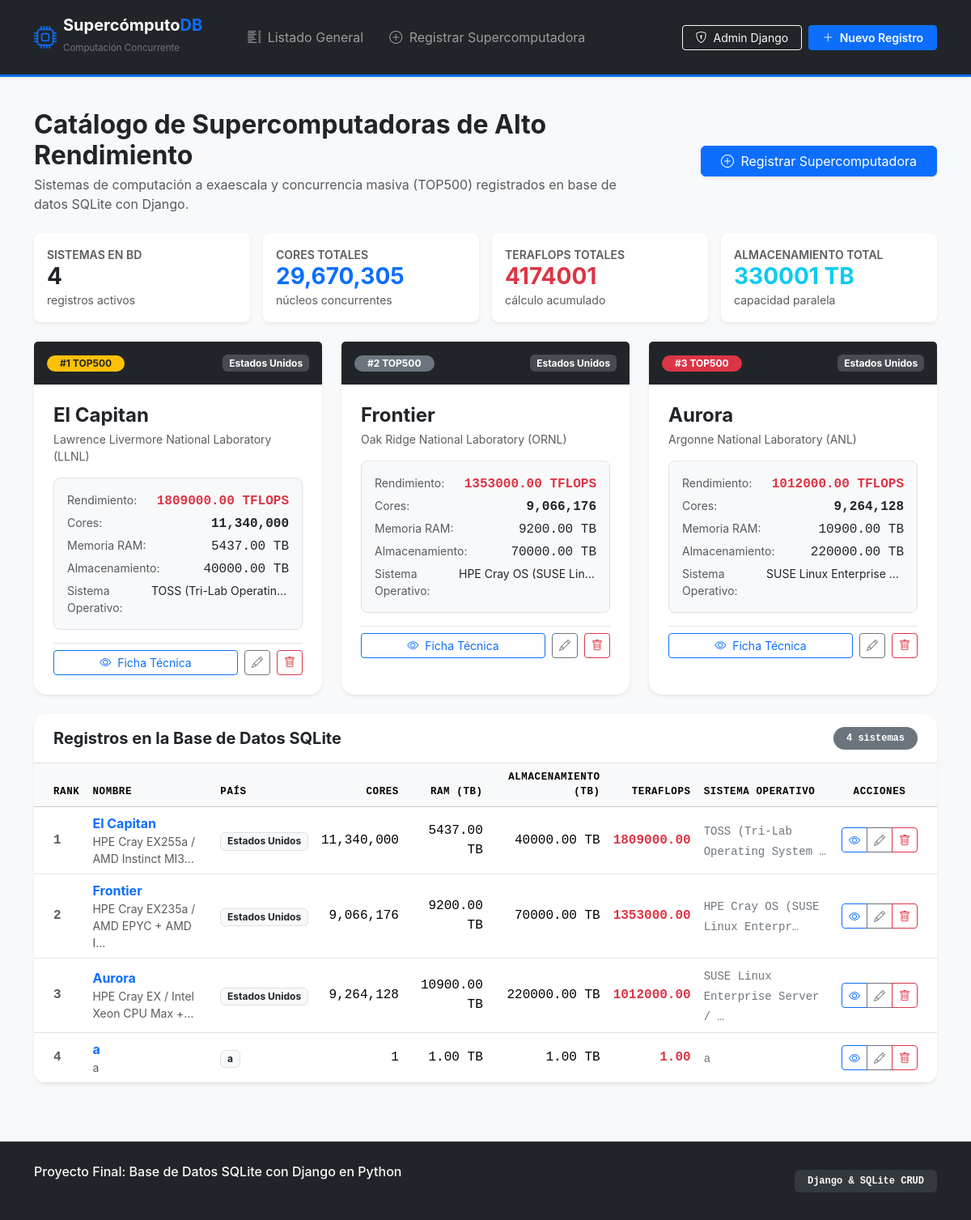
Before: / with the older database file.
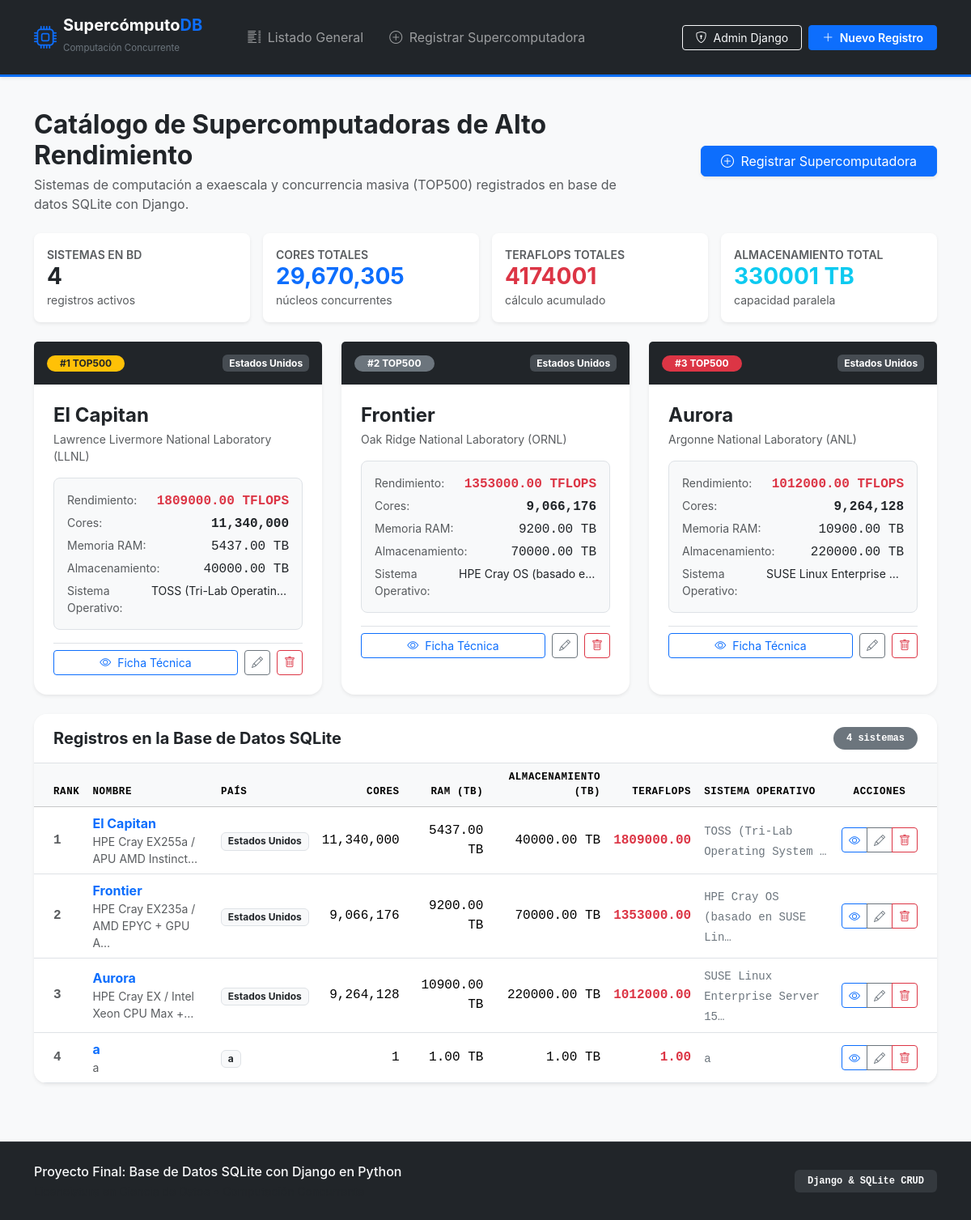
After: the same page with the newer database file.
### computadoras/models.py (models this page shows, shortened)
class Supercomputadora(models.Model):
    nombre = models.CharField(
        max_length=120,
        unique=True,
        verbose_name="Nombre de la supercomputadora",
        help_text="Ejemplo: El Capitan, Frontier, Aurora",
    )
    pais_origen = models.CharField(
        max_length=100,
        verbose_name="País de origen",
        help_text="Ejemplo: Estados Unidos, Japón, Alemania",
    )
    numero_cores = models.PositiveBigIntegerField(
        verbose_name="Número de cores",
        validators=[MinValueValidator(1)],
        help_text="Conteo total de núcleos concurrentes (CPU + aceleradores GPU)",
    )
    ram_tb = models.DecimalField(
        max_digits=12,
        decimal_places=2,
        verbose_name="Cantidad de RAM (TB)",
        validators=[MinValueValidator(0.01)],
        help_text="Memoria RAM total distribuida en Terabytes",
    )
    almacenamiento_tb = models.DecimalField(
        max_digits=14,
        decimal_places=2,
        verbose_name="Almacenamiento (TB)",
        validators=[MinValueValidator(0.01)],
        help_text="Capacidad de almacenamiento paralelo en Terabytes",
    )
    teraflops = models.DecimalField(
        max_digits=16,
        decimal_places=2,
        verbose_name="Rendimiento (TeraFLOPS)",
        validators=[MinValueValidator(0.01)],
        help_text="Rendimiento medido (1 PetaFLOPS = 1,000 TFLOPS, 1 ExaFLOPS = 1,000,000 TFLOPS)",
    )
    sistema_operativo = models.CharField(
        max_length=150,
        verbose_name="Sistema operativo",
        help_text="Distribución base (ej. TOSS / RHEL, HPE Cray OS, SUSE)",
    )
    fabricante = models.CharField(
        max_length=150,
        blank=True,
        verbose_name="Fabricante / Arquitectura",
        help_text="Ejemplo: HPE Cray EX255a / APU AMD Instinct MI300A",
    )
    institucion = models.CharField(
        max_length=180,
        blank=True,
        verbose_name="Institución / Laboratorio",
        help_text="Ejemplo: Lawrence Livermore National Laboratory (LLNL)",
    )
    ranking_posicion = models.PositiveIntegerField(
        null=True,
        blank=True,
        verbose_name="Posición en TOP500",
        help_text="Lugar en el ranking mundial de supercómputo",
    )
    fecha_registro = models.DateTimeField(
        auto_now_add=True,
        verbose_name="Fecha de registro",
    )
    fecha_actualizacion = models.DateTimeField(
        auto_now=True,
        verbose_name="Última modificación",
    )
    class Meta:
        verbose_name = "Supercomputadora"
        verbose_name_plural = "Supercomputadoras"
        ordering = ["-teraflops", "ranking_posicion", "nombre"]

### computadoras/views.py (the view)
# urls.py: path("", views.SupercomputadoraListView.as_view(), name="lista"),
class SupercomputadoraListView(ListView):
    model = Supercomputadora
    template_name = "computadoras/lista.html"
    context_object_name = "supercomputadoras"
    def get_context_data(self, **kwargs):
        context = super().get_context_data(**kwargs)
        context["stats"] = Supercomputadora.objects.aggregate(
            total_equipos=Count("id"),
            total_cores=Sum("numero_cores"),
            total_ram=Sum("ram_tb"),
            total_almacenamiento=Sum("almacenamiento_tb"),
            total_teraflops=Sum("teraflops"),
            max_teraflops=Max("teraflops"),
        )
        return context

### computadoras/templates/computadoras/lista.html (shortened to what this page needs)
{% extends "computadoras/base.html" %}
{% load humanize %}
{% block content %}
<div class="container mt-4">
    <div class="row align-items-center mb-4">
        <div class="col-lg-8">
            <h1 class="h2 fw-bold text-dark mb-1">
                Catálogo de Supercomputadoras de Alto Rendimiento
            </h1>
            <p class="text-muted mb-0">
                Sistemas de computación a exaescala y concurrencia masiva (TOP500) registrados en base de datos SQLite con Django.
            </p>
        </div>
        <div class="col-lg-4 text-lg-end mt-3 mt-lg-0">
            <a href="{% url 'computadoras:crear' %}" class="btn btn-primary shadow-sm px-4">
                <i class="bi bi-plus-circle me-1"></i> Registrar Supercomputadora
            </a>
        </div>
    </div>
    <div class="row g-3 mb-4">
        <div class="col-6 col-md-3">
            <div class="card border-0 shadow-sm rounded-3 h-100 bg-white">
                <div class="card-body p-3">
                    <span class="text-muted small text-uppercase fw-semibold d-block">Sistemas en BD</span>
                    <h3 class="fw-bold mb-0 text-dark">{{ stats.total_equipos|default:"0" }}</h3>
                    <small class="text-muted">registros activos</small>
                </div>
            </div>
        </div>
        <div class="col-6 col-md-3">
            <div class="card border-0 shadow-sm rounded-3 h-100 bg-white">
                <div class="card-body p-3">
                    <span class="text-muted small text-uppercase fw-semibold d-block">Cores Totales</span>
                    <h3 class="fw-bold mb-0 text-primary">{{ stats.total_cores|default:"0"|intcomma }}</h3>
                    <small class="text-muted">núcleos concurrentes</small>
                </div>
            </div>
        </div>
        <div class="col-6 col-md-3">
            <div class="card border-0 shadow-sm rounded-3 h-100 bg-white">
                <div class="card-body p-3">
                    <span class="text-muted small text-uppercase fw-semibold d-block">TeraFLOPS Totales</span>
                    <h3 class="fw-bold mb-0 text-danger">{{ stats.total_teraflops|default:"0"|floatformat:0 }}</h3>
                    <small class="text-muted">cálculo acumulado</small>
                </div>
            </div>
        </div>
        <div class="col-6 col-md-3">
            <div class="card border-0 shadow-sm rounded-3 h-100 bg-white">
                <div class="card-body p-3">
                    <span class="text-muted small text-uppercase fw-semibold d-block">Almacenamiento Total</span>
                    <h3 class="fw-bold mb-0 text-info">{{ stats.total_almacenamiento|default:"0"|floatformat:0 }} TB</h3>
                    <small class="text-muted">capacidad paralela</small>
                </div>
            </div>
        </div>
    </div>
    {% if supercomputadoras %}
    <div class="row g-4 mb-4">
        {% for comp in supercomputadoras|slice:":3" %}
        <div class="col-lg-4">
            <div class="card border-0 shadow-sm rounded-4 h-100 bg-white">
                <div class="card-header bg-dark text-white p-3 border-0 d-flex justify-content-between align-items-center">
                    <span class="badge {% if forloop.counter == 1 %}bg-warning text-dark{% elif forloop.counter == 2 %}bg-secondary{% else %}bg-danger{% endif %} px-3 py-1 rounded-pill fw-bold">
                        #{{ comp.ranking_posicion|default:forloop.counter }} TOP500
                    </span>
                    <span class="badge bg-secondary bg-opacity-50 text-white">{{ comp.pais_origen }}</span>
                </div>
                <div class="card-body p-4">
                    <h4 class="fw-bold text-dark mb-1">{{ comp.nombre }}</h4>
                    <p class="text-muted small mb-3">{{ comp.institucion|default:"Centro de Cómputo Avanzado" }}</p>
                    <div class="bg-light p-3 rounded-3 mb-3 border">
                        <div class="d-flex justify-content-between mb-1">
                            <span class="text-muted small">Rendimiento:</span>
                            <span class="fw-bold font-monospace text-danger">{{ comp.teraflops|floatformat:2 }} TFLOPS</span>
                        </div>
                        <div class="d-flex justify-content-between mb-1">
                            <span class="text-muted small">Cores:</span>
                            <span class="font-monospace fw-semibold">{{ comp.numero_cores|intcomma }}</span>
                        </div>
                        <div class="d-flex justify-content-between mb-1">
                            <span class="text-muted small">Memoria RAM:</span>
                            <span class="font-monospace">{{ comp.ram_tb }} TB</span>
                        </div>
                        <div class="d-flex justify-content-between mb-1">
                            <span class="text-muted small">Almacenamiento:</span>
                            <span class="font-monospace">{{ comp.almacenamiento_tb }} TB</span>
                        </div>
                        <div class="d-flex justify-content-between">
                            <span class="text-muted small">Sistema Operativo:</span>
                            <span class="small text-truncate" style="max-width: 170px;">{{ comp.sistema_operativo }}</span>
                        </div>
                    </div>
                    <div class="d-flex justify-content-between align-items-center gap-2 pt-2 border-top">
                        <a href="{% url 'computadoras:detalle' comp.pk %}" class="btn btn-outline-primary btn-sm flex-grow-1">
                            <i class="bi bi-eye me-1"></i> Ficha Técnica
                        </a>
                        <a href="{% url 'computadoras:editar' comp.pk %}" class="btn btn-outline-secondary btn-sm" title="Editar">
                            <i class="bi bi-pencil"></i>
                        </a>
                        <a href="{% url 'computadoras:eliminar' comp.pk %}" class="btn btn-outline-danger btn-sm" title="Eliminar">
                            <i class="bi bi-trash"></i>
                        </a>
                    </div>
                </div>
            </div>
        </div>
        {% endfor %}
    </div>
    {% endif %}
    <div class="card border-0 shadow-sm rounded-4 overflow-hidden bg-white mb-4">
        <div class="card-header bg-white py-3 px-4 border-bottom d-flex justify-content-between align-items-center">
            <h5 class="fw-bold text-dark mb-0">
                Registros en la Base de Datos SQLite
            </h5>
            <span class="badge bg-secondary px-3 py-2 rounded-pill font-monospace">{{ supercomputadoras.count }} sistemas</span>
        </div>
        <div class="table-responsive">
            <table class="table table-hover align-middle mb-0">
                <thead class="table-light text-secondary text-uppercase small font-monospace">
                    <tr>
                        <th scope="col" class="ps-4">Rank</th>
                        <th scope="col">Nombre</th>
                        <th scope="col">País</th>
                        <th scope="col" class="text-end">Cores</th>
                        <th scope="col" class="text-end">RAM (TB)</th>
                        <th scope="col" class="text-end">Almacenamiento (TB)</th>
                        <th scope="col" class="text-end">TeraFLOPS</th>
                        <th scope="col">Sistema Operativo</th>
                        <th scope="col" class="text-center pe-4">Acciones</th>
                    </tr>
                </thead>
                <tbody>
                    {% for comp in supercomputadoras %}
                    <tr>
                        <td class="ps-4 fw-bold font-monospace text-muted">{{ comp.ranking_posicion|default:forloop.counter }}</td>
                        <td>
                            <a href="{% url 'computadoras:detalle' comp.pk %}" class="text-decoration-none fw-bold text-primary">
                                {{ comp.nombre }}
                            </a>
                            {% if comp.fabricante %}
                                <div class="text-muted small">{{ comp.fabricante|truncatechars:35 }}</div>
                            {% endif %}
                        </td>
                        <td>
                            <span class="badge bg-light text-dark border">{{ comp.pais_origen }}</span>
                        </td>
                        <td class="text-end font-monospace">{{ comp.numero_cores|intcomma }}</td>
                        <td class="text-end font-monospace">{{ comp.ram_tb }} TB</td>
                        <td class="text-end font-monospace">{{ comp.almacenamiento_tb }} TB</td>
                        <td class="text-end font-monospace fw-bold text-danger">{{ comp.teraflops }}</td>
                        <td>
                            <span class="small font-monospace text-secondary">{{ comp.sistema_operativo|truncatechars:32 }}</span>
                        </td>
                        <td class="text-center pe-4">
                            <div class="btn-group btn-group-sm" role="group">
                                <a href="{% url 'computadoras:detalle' comp.pk %}" class="btn btn-outline-primary" title="Ver detalle">
                                    <i class="bi bi-eye"></i>
                                </a>
                                <a href="{% url 'computadoras:editar' comp.pk %}" class="btn btn-outline-secondary" title="Editar">
                                    <i class="bi bi-pencil"></i>
                                </a>
                                <a href="{% url 'computadoras:eliminar' comp.pk %}" class="btn btn-outline-danger" title="Eliminar">
                                    <i class="bi bi-trash"></i>
                                </a>
                            </div>
                        </td>
                    </tr>
                    {% endfor %}
                </tbody>
            </table>
        </div>
    </div>
</div>
{% endblock %}

### computadoras/templates/computadoras/base.html (shortened to what this page needs)
{% load static %}
<!DOCTYPE html>
<html lang="es">
<head>
    <link href="https://cdn.jsdelivr.net/npm/bootstrap@5.3.3/dist/css/bootstrap.min.css" rel="stylesheet">
    <link rel="stylesheet" href="https://cdn.jsdelivr.net/npm/bootstrap-icons@1.11.3/font/bootstrap-icons.min.css">
    <link rel="stylesheet" href="{% static 'css/style.css' %}">
</head>
<body class="bg-light d-flex flex-column min-vh-100">
    <nav class="navbar navbar-expand-lg navbar-dark bg-dark sticky-top shadow-sm py-3 border-bottom border-primary border-3">
        <div class="container">
            <a class="navbar-brand d-flex align-items-center gap-2 fw-bold" href="{% url 'computadoras:lista' %}">
                <i class="bi bi-cpu text-primary fs-3"></i>
                <div>
                    <span class="d-block lh-1 text-white">Supercómputo<span class="text-primary">DB</span></span>
                    <small class="text-secondary fw-normal" style="font-size: 0.72rem;">Computación Concurrente</small>
                </div>
            </a>
            <div class="collapse navbar-collapse" id="navbarMain">
                <ul class="navbar-nav me-auto mb-2 mb-lg-0 ms-lg-4">
                    <li class="nav-item">
                        <a class="nav-link px-3" href="{% url 'computadoras:lista' %}">
                            <i class="bi bi-list-columns me-1"></i> Listado General
                        </a>
                    </li>
                    <li class="nav-item">
                        <a class="nav-link px-3" href="{% url 'computadoras:crear' %}">
                            <i class="bi bi-plus-circle me-1"></i> Registrar Supercomputadora
                        </a>
                    </li>
                </ul>
                <div class="d-flex align-items-center gap-2">
                    <a href="/admin/" target="_blank" class="btn btn-outline-light btn-sm px-3">
                        <i class="bi bi-shield-lock me-1"></i> Admin Django
                    </a>
                    <a href="{% url 'computadoras:crear' %}" class="btn btn-primary btn-sm px-3 fw-semibold">
                        <i class="bi bi-plus-lg me-1"></i> Nuevo Registro
                    </a>
                </div>
            </div>
        </div>
    </nav>
    <main class="flex-grow-1 pb-5">
        {% block content %}{% endblock %}
    </main>
    <footer class="bg-dark text-secondary py-4 mt-auto border-top border-secondary border-opacity-25">
        <div class="container d-flex flex-column flex-md-row justify-content-between align-items-center gap-2 text-center text-md-start">
            <div>
                <p class="mb-0 text-light fw-medium">
                    Proyecto Final: Base de Datos SQLite con Django en Python
                </p>
                <small class="text-muted">Licenciatura en Ciencia de Datos &bull; Computación Concurrente</small>
            </div>
            <div class="text-md-end">
                <span class="badge bg-secondary bg-opacity-25 text-light px-3 py-2 font-monospace">Django &amp; SQLite CRUD</span>
            </div>
        </div>
    </footer>
</body>
</html>

Changed rows visible on the page:
changed Supercomputadora "El Capitan": fabricante "HPE Cray EX255a / AMD Instinct MI3…" → "HPE Cray EX255a / APU AMD Instinct…"
changed Supercomputadora "Frontier": sistema_operativo "HPE Cray OS (SUSE Lin…" → "HPE Cray OS (basado e…"; fabricante "HPE Cray EX235a / AMD EPYC + AMD I…" → "HPE Cray EX235a / AMD EPYC + GPU A…"; sistema_operativo "HPE Cray OS (SUSE Linux Enterpr…" → "HPE Cray OS (basado en SUSE Lin…"
changed Supercomputadora "Aurora": sistema_operativo "SUSE Linux Enterprise Server / …" → "SUSE Linux Enterprise Server 15…"
